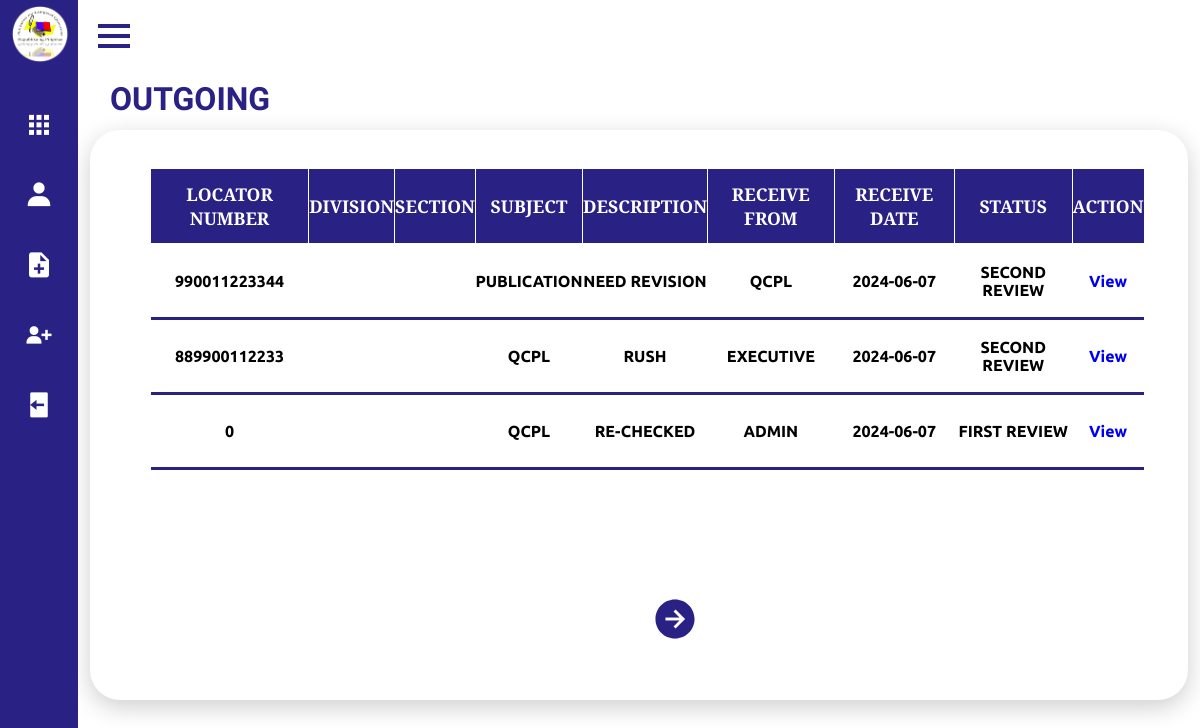
Before: /Frontend/Dashboard/outgoing.php with the older database file.
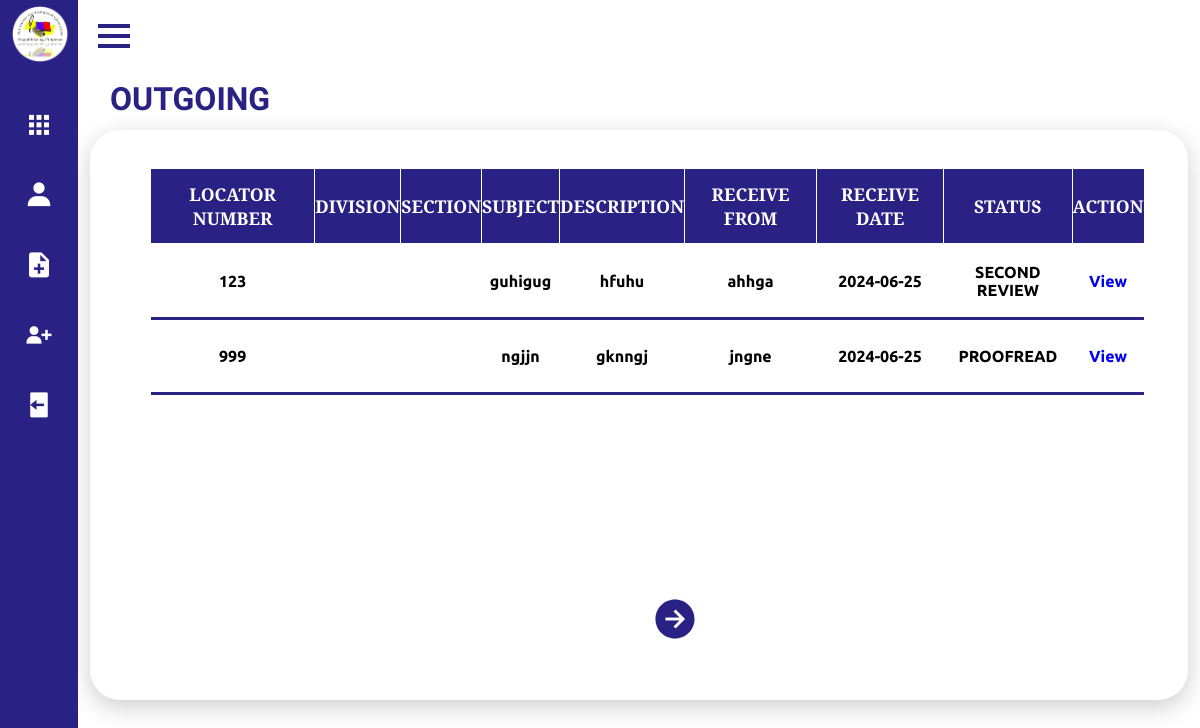
After: the same page with the newer database file.
### tables this page shows
CREATE TABLE `fileupload` (
  `id` int(11) NOT NULL,
  `file_name` varchar(255) NOT NULL,
  `division` varchar(255) DEFAULT NULL,
  `section` varchar(255) DEFAULT NULL,
  `category` enum('Incoming','Outgoing','','') DEFAULT NULL,
  `locator_num` varchar(255) DEFAULT NULL,
  `received_date` date DEFAULT NULL,
  `received_from` varchar(255) DEFAULT NULL,
  `subject` varchar(255) DEFAULT NULL,
  `description` text DEFAULT NULL,
  `type` varchar(100) DEFAULT NULL,
  `file_path` varchar(255) NOT NULL,
  `proofreader_comment` varchar(255) NOT NULL,
  `boss2_comment` varchar(255) NOT NULL,
  `boss1_comment` varchar(255) NOT NULL,
  `status` varchar(255) NOT NULL
);

### Frontend/Dashboard/outgoing.php (the view, shortened to what this page needs)
<!DOCTYPE html>
<html lang="en">
<head>
    <link rel="stylesheet" href="style.css">
    <link href='https://unpkg.com/boxicons@2.0.7/css/boxicons.min.css' rel='stylesheet'>
</head>
<body>
    <div class="sidebar close">
        <div class="logo-details">
            <span class="img">
                <img src="imgs/logo.png" >
            </span>
        </div>
        <ul class="nav-links">
            <li>
            <div class="iocn-link">
                <a href="dash.php">
                <i class='bx bxs-grid'></i>
                </a>
            </div>
            </li>
            <li>
            <div class="iocn-link">
                <a href="user.php">
                <i class='bx bxs-user' ></i>
                </a>
            </div>
            </li>
            <li>
            <a href="doc.html">
                <i class='bx bxs-file-plus' ></i>
            </a>
            </li>
            <li>
            <a href="adduser.html">
                <i class='bx bxs-user-plus' ></i>
            </a>
            </li>
            <li>
            <a href="/qcpl/Backend/logout.php">
                <i class='bx bxs-log-out' ></i>
            </a>
            </li>
        </ul>
        </div>
    <section class="home-section">
        <div class="home-content">
            <i class='bx bx-menu' ></i>
        </div>
    <div class="details">
        <div class="upload">
            <div class="cardHeader">
                <h2>OUTGOING</h2>
            <div class ="outgoing">
    <?php
        $server = "localhost";
        $username = "root";
        $password = "";
        $db = "qcpl";
        $conn = new mysqli($server, $username, $password, $db);
        $rowsPerPage = 4;
        $page = isset($_GET['page']) ? intval($_GET['page']) : 1;
        $offset = ($page - 1) * $rowsPerPage;
        $sql = "SELECT * FROM fileupload WHERE category = 'Outgoing' AND status != 'Approved' LIMIT ? OFFSET ?";
        $stmt = $conn->prepare($sql);
        $stmt->bind_param("ii", $rowsPerPage, $offset);
        $stmt->execute();
        $result = $stmt->get_result();
        if ($result->num_rows > 0) {
            echo "<table>";
            echo "<tr><th>Locator Number</th><th>Division</th><th>Section</th><th>Subject</th><th>Description</th><th>Receive From</th><th>Receive Date</th><th>Status</th><th>Action</th></tr>";
            while ($row = $result->fetch_assoc()) {
                echo "<tr>";
                echo "<td><center>" . $row["locator_num"] . "</center></td>";
                echo "<td><center>" . $row["division"] . "</center></td>";
                echo "<td><center>" . $row["section"] . "</center></td>";
                echo "<td><center>" . $row["subject"] . "</center></td>";
                echo "<td><center>" . $row["description"] . "</center></td>";
                echo "<td><center>" . $row["received_from"] . "</center></td>";
                echo "<td><center>" . $row["received_date"] . "</center></td>";
                echo "<td id='status'><center>" . $row["status"] . "</center></td>";
                echo "<td>" ."<center>". "<a href='adminlocator.php?locator_num=" . htmlspecialchars($row["locator_num"]) . "' target='_self'>View</a></td>";
                echo "</tr>";
            }
            echo "</table>";
            $nextPage = $page + 1;
            echo "<a href='?page=$nextPage' id='next'><ion-icon name='arrow-forward-circle-sharp'></ion-icon></a>";
        } else {
            echo "<p>No documents found.</p>";
        }
        ?>
                </div>
            </div>
        </div>
    </div>
    </section>
</body>
</html>

Changed rows visible on the page:
removed fileupload: locator_num "990011223344", subject "PUBLICATION", description "NEED REVISION", received_from "QCPL", received_date "2024-06-07", status "SECOND REVIEW"
removed fileupload: locator_num "889900112233", subject "QCPL", description "RUSH", received_from "EXECUTIVE", received_date "2024-06-07", status "SECOND REVIEW"
removed fileupload: locator_num "0", subject "QCPL", description "RE-CHECKED", received_from "ADMIN", received_date "2024-06-07", status "FIRST REVIEW"
added fileupload: locator_num "123", subject "guhigug", description "hfuhu", received_from "ahhga", received_date "2024-06-25", status "SECOND REVIEW"
added fileupload: locator_num "999", subject "ngjjn", description "gknngj", received_from "jngne", received_date "2024-06-25", status "PROOFREAD"
